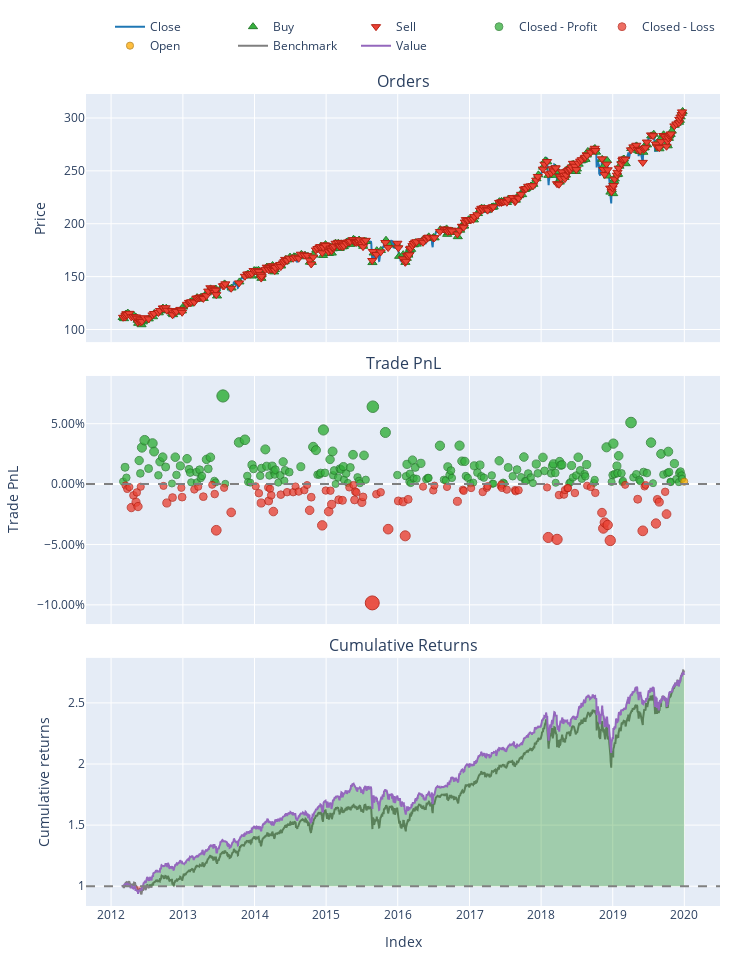

Source (notebook cell):
### Code cell
portfolio.plot().show()

### Figure 1 — Plotly figure (JSON) as saved in the notebook; plotly's stock layout.template omitted (floating-point values rounded to 4 significant figures; data arrays with more than 128 entries replaced by an {"elided": "..."} marker saying what was removed)
{"data": [{"legendgroup": "0", "line": {"color": "#1f77b4"}, "name": "Close", "showlegend": true, "type": "scatter", "uid": "3957581d-1b37-49af-819f-7bc41448a78a", "x": {"elided": "1968 str values"}, "xaxis": "x", "y": {"elided": "1968 float values"}, "yaxis": "y"}, {"customdata": {"elided": "302x3 float values"}, "hovertemplate": "Order Id: %{customdata[0]}<br>Timestamp: %{x}<br>Price: %{y}<br>Size: %{customdata[1]:.6f}<br>Fees: %{customdata[2]:.6f}", "legendgroup": "1", "marker": {"color": "#37B13F", "line": {"color": "rgb(38,123,44)", "width": 1}, "size": 8, "symbol": "triangle-up"}, "mode": "markers", "name": "Buy", "type": "scatter", "uid": "e969b9c8-fd1b-4a53-90b2-59d8508c7efa", "x": {"elided": "302 str values"}, "xaxis": "x", "y": {"elided": "302 float values"}, "yaxis": "y"}, {"customdata": {"elided": "301x3 float values"}, "hovertemplate": "Order Id: %{customdata[0]}<br>Timestamp: %{x}<br>Price: %{y}<br>Size: %{customdata[1]:.6f}<br>Fees: %{customdata[2]:.6f}", "legendgroup": "2", "marker": {"color": "#EA4335", "line": {"color": "rgb(181,31,18)", "width": 1}, "size": 8, "symbol": "triangle-down"}, "mode": "markers", "name": "Sell", "type": "scatter", "uid": "e72bfc3d-562e-4c7f-ba5e-98175eae7406", "x": {"elided": "301 str values"}, "xaxis": "x", "y": {"elided": "301 float values"}, "yaxis": "y"}, {"customdata": {"elided": "193x4 float values"}, "hovertemplate": "Exit Trade Id: %{customdata[0]}<br>Position Id: %{customdata[1]}<br>Exit Timestamp: %{x}<br>PnL: %{customdata[2]:.6f}<br>Return: %{customdata[3]:.2%}", "legendgroup": "3", "marker": {"color": "#37B13F", "line": {"color": "rgb(38,123,44)", "width": 1}, "opacity": {"elided": "193 float values"}, "size": {"elided": "193 float values"}, "symbol": "circle"}, "mode": "markers", "name": "Closed - Profit", "type": "scatter", "uid": "eeb53599-54d1-4021-a567-f9d673418d68", "x": {"elided": "193 str values"}, "xaxis": "x2", "y": {"elided": "193 float values"}, "yaxis": "y2"}, {"customdata": {"elided": "106x4 float values"}, "hovertemplate": "Exit Trade Id: %{customdata[0]}<br>Position Id: %{customdata[1]}<br>Exit Timestamp: %{x}<br>PnL: %{customdata[2]:.6f}<br>Return: %{customdata[3]:.2%}", "legendgroup": "4", "marker": {"color": "#EA4335", "line": {"color": "rgb(181,31,18)", "width": 1}, "opacity": [0.7516, 0.7561, 0.7538, 0.7796, 0.7643, 0.7729, 0.7605, 0.7784, 0.7534, 0.7523, 0.7739, 0.767, 0.7547, 0.7665, 0.7568, 0.7534, 0.7659, 0.7509, 0.7626, 0.8083, 0.7547, 0.7857, 0.7528, 0.7615, 0.7739, 0.7542, 0.7713, 0.7559, 0.7642, 0.7847, 0.7634, 0.7602, 0.7602, 0.753, 0.7594, 0.7577, 0.7512, 0.7831, 0.7666, 0.8021, 0.7582, 0.7847, 0.7584, 0.7757, 0.7698, 0.7705, 0.7543, 0.7511, 0.77, 0.7595, 0.7604, 0.7731, 0.7662, 0.9, 0.7628, 0.7604, 0.8069, 0.7713, 0.7723, 0.8153, 0.7693, 0.7533, 0.758, 0.7519, 0.7536, 0.7718, 0.7572, 0.7585, 0.755, 0.76, 0.7548, 0.7527, 0.7524, 0.7503, 0.7549, 0.757, 0.7576, 0.759, 0.7578, 0.7543, 0.8174, 0.8198, 0.7638, 0.7632, 0.7576, 0.7552, 0.7551, 0.7613, 0.752, 0.7538, 0.7611, 0.7861, 0.806, 0.7985, 0.8016, 0.8212, 0.751, 0.7691, 0.809, 0.7531, 0.7511, 0.7998, 0.7693, 0.7727, 0.7598, 0.7879], "size": [7.076, 7.284, 7.176, 8.384, 7.667, 8.068, 7.49, 8.323, 7.157, 7.107, 8.114, 7.794, 7.219, 7.769, 7.318, 7.158, 7.74, 7.043, 7.589, 9.721, 7.219, 8.668, 7.132, 7.537, 8.114, 7.197, 7.995, 7.276, 7.661, 8.618, 7.625, 7.476, 7.477, 7.141, 7.441, 7.359, 7.055, 8.546, 7.773, 9.432, 7.382, 8.62, 7.39, 8.198, 7.924, 7.958, 7.199, 7.05, 7.933, 7.442, 7.484, 8.078, 7.754, 14, 7.597, 7.484, 9.655, 7.995, 8.042, 10.05, 7.899, 7.152, 7.373, 7.088, 7.169, 8.016, 7.334, 7.396, 7.235, 7.466, 7.222, 7.124, 7.114, 7.015, 7.227, 7.327, 7.356, 7.42, 7.362, 7.199, 10.15, 10.26, 7.646, 7.616, 7.352, 7.241, 7.238, 7.526, 7.094, 7.179, 7.517, 8.683, 9.612, 9.264, 9.41, 10.32, 7.046, 7.892, 9.755, 7.143, 7.052, 9.322, 7.9, 8.061, 7.455, 8.768], "symbol": "circle"}, "mode": "markers", "name": "Closed - Loss", "type": "scatter", "uid": "52bc5049-dd62-416c-9303-68f155e30bee", "x": ["2012-03-14T04:00:00", "2012-03-23T04:00:00", "2012-04-03T04:00:00", "2012-04-13T04:00:00", "2012-04-24T04:00:00", "2012-05-07T04:00:00", "2012-05-11T04:00:00", "2012-05-17T04:00:00", "2012-05-31T04:00:00", "2012-09-24T04:00:00", "2012-10-11T04:00:00", "2012-11-09T05:00:00", "2012-12-24T05:00:00", "2012-12-28T05:00:00", "2013-02-28T05:00:00", "2013-03-20T04:00:00", "2013-04-15T04:00:00", "2013-05-30T04:00:00", "2013-06-12T04:00:00", "2013-06-20T04:00:00", "2013-07-30T04:00:00", "2013-09-04T04:00:00", "2014-01-07T05:00:00", "2014-01-23T05:00:00", "2014-02-04T05:00:00", "2014-03-11T04:00:00", "2014-03-14T04:00:00", "2014-03-21T04:00:00", "2014-03-27T04:00:00", "2014-04-07T04:00:00", "2014-05-15T04:00:00", "2014-06-16T04:00:00", "2014-07-17T04:00:00", "2014-07-29T04:00:00", "2014-08-14T04:00:00", "2014-09-12T04:00:00", "2014-09-26T04:00:00", "2014-10-09T04:00:00", "2014-10-17T04:00:00", "2014-12-12T05:00:00", "2014-12-30T05:00:00", "2015-01-14T05:00:00", "2015-01-23T05:00:00", "2015-01-29T05:00:00", "2015-03-06T05:00:00", "2015-03-25T04:00:00", "2015-04-29T04:00:00", "2015-05-20T04:00:00", "2015-05-26T04:00:00", "2015-05-29T04:00:00", "2015-06-04T04:00:00", "2015-07-02T04:00:00", "2015-07-08T04:00:00", "2015-08-24T04:00:00", "2015-09-14T04:00:00", "2015-10-06T04:00:00", "2015-11-13T05:00:00", "2016-01-04T05:00:00", "2016-01-28T05:00:00", "2016-02-08T05:00:00", "2016-02-23T05:00:00", "2016-05-09T04:00:00", "2016-06-30T04:00:00", "2016-07-06T04:00:00", "2016-09-08T04:00:00", "2016-10-31T04:00:00", "2016-11-28T05:00:00", "2016-12-02T05:00:00", "2017-01-09T05:00:00", "2017-03-09T05:00:00", "2017-03-30T04:00:00", "2017-04-03T04:00:00", "2017-06-08T04:00:00", "2017-06-12T04:00:00", "2017-06-15T04:00:00", "2017-07-10T04:00:00", "2017-08-21T04:00:00", "2017-08-24T04:00:00", "2017-09-08T04:00:00", "2018-01-31T05:00:00", "2018-02-06T05:00:00", "2018-03-23T04:00:00", "2018-04-02T04:00:00", "2018-04-27T04:00:00", "2018-05-02T04:00:00", "2018-05-15T04:00:00", "2018-05-18T04:00:00", "2018-06-22T04:00:00", "2018-08-23T04:00:00", "2018-09-11T04:00:00", "2018-10-04T04:00:00", "2018-11-07T05:00:00", "2018-11-14T05:00:00", "2018-11-21T05:00:00", "2018-12-06T05:00:00", "2018-12-19T05:00:00", "2019-03-05T05:00:00", "2019-05-08T04:00:00", "2019-06-03T04:00:00", "2019-06-12T04:00:00", "2019-06-17T04:00:00", "2019-08-09T04:00:00", "2019-08-16T04:00:00", "2019-08-26T04:00:00", "2019-09-25T04:00:00", "2019-10-02T04:00:00"], "xaxis": "x2", "y": [-0.001071, -0.003994, -0.002472, -0.01945, -0.009379, -0.01502, -0.006884, -0.0186, -0.002201, -0.001508, -0.01566, -0.01117, -0.003081, -0.01081, -0.004465, -0.002217, -0.0104, -0.000603, -0.008278, -0.03825, -0.003075, -0.02345, -0.00185, -0.007547, -0.01566, -0.00277, -0.01399, -0.003879, -0.009285, -0.02274, -0.00878, -0.006697, -0.006699, -0.001977, -0.006194, -0.005046, -0.0007784, -0.02172, -0.01086, -0.03418, -0.005366, -0.02277, -0.005483, -0.01684, -0.01299, -0.01347, -0.002794, -0.0007039, -0.01311, -0.006213, -0.006806, -0.01515, -0.01059, -0.09839, -0.008398, -0.006802, -0.03731, -0.01398, -0.01464, -0.04285, -0.01263, -0.002133, -0.005246, -0.001239, -0.002374, -0.01428, -0.004695, -0.005568, -0.003301, -0.006543, -0.003122, -0.001739, -0.001597, -0.0002052, -0.00319, -0.0046, -0.004998, -0.005908, -0.005084, -0.002795, -0.04421, -0.04578, -0.009083, -0.008665, -0.004953, -0.003382, -0.003343, -0.007396, -0.001328, -0.002519, -0.007271, -0.02366, -0.03672, -0.03182, -0.03387, -0.0467, -0.0006447, -0.01253, -0.03872, -0.002008, -0.0007253, -0.03264, -0.01265, -0.01491, -0.006399, -0.02485], "yaxis": "y2"}, {"customdata": [[301, 301, 0.5446, 0.001992]], "hovertemplate": "Exit Trade Id: %{customdata[0]}<br>Position Id: %{customdata[1]}<br>Exit Timestamp: %{x}<br>PnL: %{customdata[2]:.6f}<br>Return: %{customdata[3]:.2%}", "legendgroup": "5", "marker": {"color": "#FFAA00", "line": {"color": "rgb(178,118,0)", "width": 1}, "opacity": [0.753], "size": [7.142], "symbol": "circle"}, "mode": "markers", "name": "Open", "type": "scatter", "uid": "6ee39922-19b7-479a-92c8-0d5dc9755946", "x": ["2019-12-31T05:00:00"], "xaxis": "x2", "y": [0.001992], "yaxis": "y2"}, {"legendgroup": "6", "line": {"color": "#7f7f7f"}, "name": "Benchmark", "showlegend": true, "type": "scatter", "uid": "d22d8dcd-f14f-4730-a24e-f9a1c50f34db", "x": {"elided": "1968 str values"}, "xaxis": "x3", "y": {"elided": "1968 float values"}, "yaxis": "y3"}, {"hoverinfo": "skip", "legendgroup": "7", "line": {"color": "rgba(0, 0, 0, 0)", "width": 0}, "opacity": 0, "showlegend": false, "type": "scatter", "uid": "63a4ee48-479f-46ce-bff4-4a775c03485f", "x": {"elided": "1968 str values"}, "xaxis": "x3", "y": {"elided": "1968 int values"}, "yaxis": "y3"}, {"connectgaps": false, "fill": "tonexty", "fillcolor": "rgba(0, 128, 0, 0.3)", "hoverinfo": "skip", "legendgroup": "7", "line": {"color": "rgba(0, 0, 0, 0)", "width": 0}, "opacity": 0, "showlegend": false, "type": "scatter", "uid": "20a3799f-899b-4dd7-9069-275fa029b0c7", "x": {"elided": "1968 str values"}, "xaxis": "x3", "y": {"elided": "1968 float values"}, "yaxis": "y3"}, {"hoverinfo": "skip", "legendgroup": "7", "line": {"color": "rgba(0, 0, 0, 0)", "width": 0}, "opacity": 0, "showlegend": false, "type": "scatter", "uid": "1358c0ba-3227-4564-94c1-43258475379b", "x": {"elided": "1968 str values"}, "xaxis": "x3", "y": {"elided": "1968 int values"}, "yaxis": "y3"}, {"connectgaps": false, "fill": "tonexty", "fillcolor": "rgba(255, 0, 0, 0.3)", "hoverinfo": "skip", "legendgroup": "7", "line": {"color": "rgba(0, 0, 0, 0)", "width": 0}, "opacity": 0, "showlegend": false, "type": "scatter", "uid": "77ddf68e-be28-472f-a28b-6a58bf1cada0", "x": {"elided": "1968 str values"}, "xaxis": "x3", "y": {"elided": "1968 float values"}, "yaxis": "y3"}, {"legendgroup": "8", "line": {"color": "#9467bd"}, "name": "Value", "showlegend": true, "type": "scatter", "uid": "d7e304d2-f639-4745-951b-f4c263513760", "x": {"elided": "1968 str values"}, "xaxis": "x3", "y": {"elided": "1968 float values"}, "yaxis": "y3"}, {"hoverinfo": "skip", "legendgroup": "7", "line": {"color": "rgba(0, 0, 0, 0)", "width": 0}, "opacity": 0, "showlegend": false, "type": "scatter", "uid": "24e80144-eeb7-4eb1-aabd-78d27460a856", "x": {"elided": "1968 str values"}, "xaxis": "x3", "y": {"elided": "1968 int values"}, "yaxis": "y3"}], "layout": {"annotations": [{"font": {"size": 16}, "showarrow": false, "text": "Orders", "x": 0.5, "xanchor": "center", "xref": "paper", "y": 1, "yanchor": "bottom", "yref": "paper"}, {"font": {"size": 16}, "showarrow": false, "text": "Trade PnL", "x": 0.5, "xanchor": "center", "xref": "paper", "y": 0.6528, "yanchor": "bottom", "yref": "paper"}, {"font": {"size": 16}, "showarrow": false, "text": "Cumulative Returns", "x": 0.5, "xanchor": "center", "xref": "paper", "y": 0.3056, "yanchor": "bottom", "yref": "paper"}], "height": 960, "legend": {"orientation": "h", "traceorder": "normal", "x": 1, "xanchor": "right", "y": 1.042, "yanchor": "bottom"}, "margin": {"b": 30, "l": 30, "r": 30, "t": 30}, "shapes": [{"line": {"color": "gray", "dash": "dash"}, "type": "line", "x0": 0, "x1": 1, "xref": "paper", "y0": 0, "y1": 0, "yref": "y2"}, {"line": {"color": "gray", "dash": "dash"}, "type": "line", "x0": 0, "x1": 1, "xref": "paper", "y0": 1, "y1": 1, "yref": "y3"}], "showlegend": true, "width": 750, "xaxis": {"anchor": "y", "domain": [0, 1], "matches": "x3", "showticklabels": false}, "xaxis2": {"anchor": "y2", "domain": [0, 1], "matches": "x3", "showticklabels": false}, "xaxis3": {"anchor": "y3", "domain": [0, 1], "title": {"text": "Index"}}, "yaxis": {"anchor": "x", "domain": [0.6944, 1], "title": {"text": "Price"}}, "yaxis2": {"anchor": "x2", "domain": [0.3472, 0.6528], "tickformat": ".2%", "title": {"text": "Trade PnL"}}, "yaxis3": {"anchor": "x3", "domain": [0, 0.3056], "title": {"text": "Cumulative returns"}}}}
